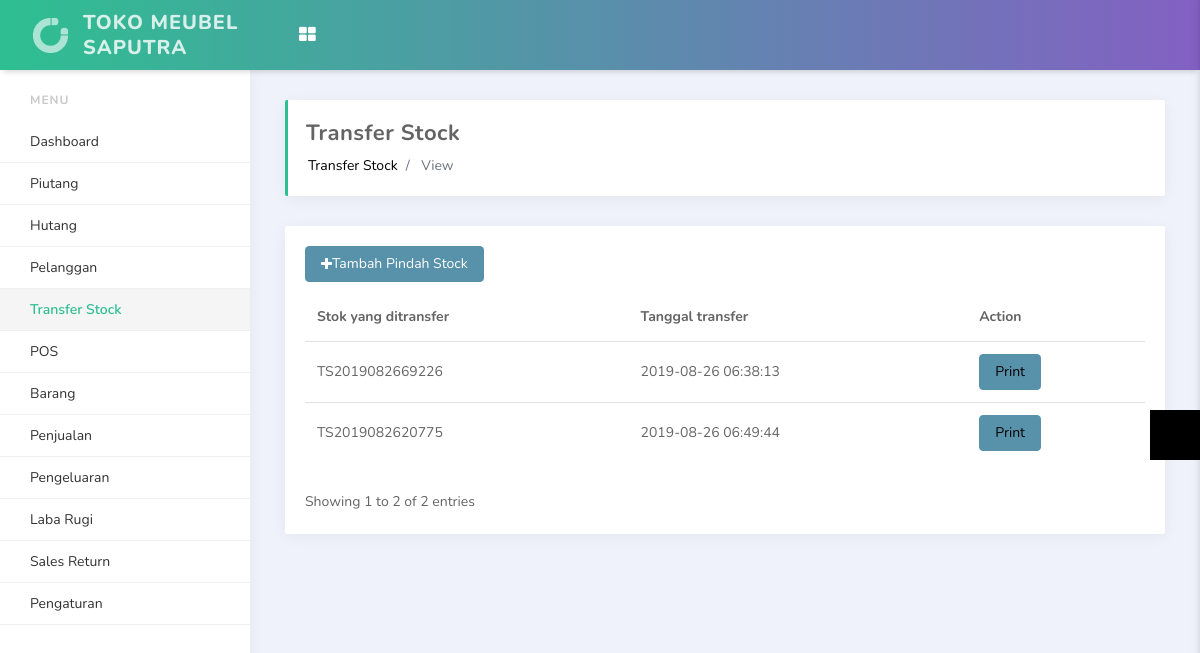
Page /index.php/transfer_stock/view (signed in) on the committed database.
### tables this page shows
CREATE TABLE `site_setting` (
  `id` int(11) NOT NULL,
  `site_name` varchar(499) NOT NULL,
  `site_logo` varchar(255) NOT NULL,
  `timezone` varchar(499) NOT NULL,
  `pagination` int(11) NOT NULL,
  `tax` double(11,2) NOT NULL,
  `currency` char(3) NOT NULL,
  `address` text NOT NULL,
  `datetime_format` varchar(30) NOT NULL,
  `display_product` int(11) NOT NULL,
  `display_keyboard` int(11) NOT NULL,
  `default_customer_id` int(11) NOT NULL,
  `updated_user_id` int(11) NOT NULL,
  `updated_datetime` datetime NOT NULL
);

CREATE TABLE `transfer_stock` (
  `id` int(11) NOT NULL,
  `code` char(15) NOT NULL,
  `created_id` int(11) NOT NULL,
  `created_date` datetime NOT NULL,
  `note` text NOT NULL
);

### application/controllers/Transfer_stock.php (called while the page is built, shortened)
<?php
class Transfer_stock extends CI_Controller
{
	function __construct()
	{
		$this->load->model('TransferStock_Model');
		$this->load->model('Constant_model');
	}
	function view(){
		$paginationData = $this->Constant_model->getDataOneColumn('site_setting', 'id', '1');
        $pagination_limit = $paginationData[0]->pagination;
        $setting_dateformat = $paginationData[0]->datetime_format;
        $config = array();
        $config['base_url'] = base_url().'index.php/transfer_stock/view/';
        $config['display_pages'] = true;
        $config['first_link'] = 'First';
        $config['total_rows'] = $this->TransferStock_Model->record_transferstock_count();
        $config['per_page'] = $pagination_limit;
        $config['uri_segment'] = 3;
        $config['full_tag_open'] = "<ul class='pagination pagination-right margin-none'>";
        $config['full_tag_close'] = '</ul>';
        $config['num_tag_open'] = '<li>';
        $config['num_tag_close'] = '</li>';
        $config['cur_tag_open'] = "<li class='disabled'><li class='active'><a href='#'>";
        $config['cur_tag_close'] = "<span class='sr-only'></span></a></li>";
        $config['next_tag_open'] = '<li>';
        $config['next_tagl_close'] = '</li>';
        $config['prev_tag_open'] = '<li>';
        $config['prev_tagl_close'] = '</li>';
        $config['first_tag_open'] = '<li>';
        $config['first_tagl_close'] = '</li>';
        $config['last_tag_open'] = '<li>';
        $config['last_tagl_close'] = '</li>';
        $this->pagination->initialize($config);
        $page = ($this->uri->segment(3)) ? $this->uri->segment(3) : 0;
        $data['results'] = $this->TransferStock_Model->fetch_transferstock_data($config['per_page'], $page);
        $data['links'] = $this->pagination->create_links();
        if ($page == 0) {
            $have_count = $this->TransferStock_Model->record_transferstock_count();
            $start_pg_point = 0;
            if ($have_count == 0) {
                $start_pg_point = 0;
            } else {
                $start_pg_point = 1;
            }
            $sh_text = "Showing $start_pg_point to ".count($data['results']).' of '.$this->TransferStock_Model->record_transferstock_count().' entries';
        } else {
            $start_sh = $page + 1;
            $end_sh = $page + count($data['results']);
            $sh_text = "Showing $start_sh to $end_sh of ".$this->TransferStock_Model->record_transferstock_count().' entries';
        }
        $data['displayshowingentries'] = $sh_text;
        $data['setting_dateformat'] = $setting_dateformat;
		$data['lang_dashboard'] = $this->lang->line('dashboard');
        $data['lang_customers'] = $this->lang->line('customers');
        $data['lang_gift_card'] = $this->lang->line('gift_card');
        $data['lang_add_gift_card'] = $this->lang->line('add_gift_card');
        $data['lang_list_gift_card'] = $this->lang->line('list_gift_card');
        $data['lang_debit'] = $this->lang->line('debit');
        $data['lang_sales'] = $this->lang->line('sales');
        $data['lang_today_sales'] = $this->lang->line('today_sales');
        $data['lang_opened_bill'] = $this->lang->line('opened_bill');
        $data['lang_reports'] = $this->lang->line('reports');
        $data['lang_sales_report'] = $this->lang->line('sales_report');
        $data['lang_expenses'] = $this->lang->line('expenses');
        $data['lang_expenses_category'] = $this->lang->line('expenses_category');
        $data['lang_pnl'] = $this->lang->line('pnl');
        $data['lang_pnl_report'] = $this->lang->line('pnl_report');
        $data['lang_pos'] = $this->lang->line('pos');
        $data['lang_return_order'] = $this->lang->line('return_order');
        $data['lang_return_order_report'] = $this->lang->line('return_order_report');
        $data['lang_inventory'] = $this->lang->line('inventory');
        $data['lang_products'] = $this->lang->line('products');
        $data['lang_list_products'] = $this->lang->line('list_products');
        $data['lang_print_product_label'] = $this->lang->line('print_product_label');
        $data['lang_product_category'] = $this->lang->line('product_category');
        $data['lang_purchase_order'] = $this->lang->line('purchase_order');
        $data['lang_setting'] = $this->lang->line('setting');
        $data['lang_outlets'] = $this->lang->line('outlets');
        $data['lang_users'] = $this->lang->line('users');
        $data['lang_suppliers'] = $this->lang->line('suppliers');
        $data['lang_system_setting'] = $this->lang->line('system_setting');
        $data['lang_payment_methods'] = $this->lang->line('payment_methods');
        $data['lang_logout'] = $this->lang->line('logout');
        $data['lang_point_of_sales'] = $this->lang->line('point_of_sales');
        $data['lang_amount'] = $this->lang->line('amount');
        $data['lang_monthly_sales_outlet'] = $this->lang->line('monthly_sales_outlet');
        $data['lang_add_customer'] = $this->lang->line('add_customer');
        $data['lang_export'] = $this->lang->line('export');
        $data['lang_search'] = $this->lang->line('search');
        $data['lang_name'] = $this->lang->line('name');
        $data['lang_email'] = $this->lang->line('email');
        $data['lang_mobile'] = $this->lang->line('mobile');
        $data['lang_customer_name'] = $this->lang->line('customer_name');
        $data['lang_action'] = $this->lang->line('action');
        $data['lang_edit'] = $this->lang->line('edit');
        $data['lang_sales_history'] = $this->lang->line('sales_history');
        $data['lang_no_match_found'] = $this->lang->line('no_match_found');
        $data['lang_create_return_order'] = $this->lang->line('create_return_order');
        $data['lang_add_transfer_stock'] = $this->lang->line('add_transfer_stock');
        $data['lang_transfer_stock'] = $this->lang->line('transfer_stock');
        $data['lang_first_outlet'] = $this->lang->line('first_outlet');
        $data['lang_second_outlet'] = $this->lang->line('second_outlet');
        $data['lang_transfer_stock'] = $this->lang->line('transfer_stock');
        $data['lang_qty_transfer_stock'] = $this->lang->line('qty_transfer_stock');
        $data['lang_date'] = $this->lang->line('date');
		$this->load->view('transfer_stock',$data);
	}
}
 ?>

### index.php (called while the page is built, shortened)
<?php
require_once BASEPATH.'core/CodeIgniter.php';

### application/models/Constant_model.php (called while the page is built, shortened)
<?php
class Constant_model extends CI_Model
{
    public function getDataOneColumn($table, $col1_name, $col1_value)
    {
        $this->db->where("$col1_name", $col1_value);
        $query = $this->db->get("$table");
        $result = $query->result();
        $this->db->save_queries = false;
        return $result;
    }
}

### application/models/TransferStock_Model.php (called while the page is built, shortened)
<?php
class TransferStock_Model extends CI_Model
{
	public function record_transferstock_count()
    {
        $this->db->order_by('id', 'DESC');
        $query = $this->db->get('transfer_stock');
        $this->db->save_queries = false;
        return $query->num_rows();
    }
    public function fetch_transferstock_data($limit, $start)
    {
        $query = $this->db->query("SELECT * FROM transfer_stock LIMIT $start,$limit");
        $result = $query->result();
        $this->db->save_queries = false;
        return $result;
    }
}
 ?>

### application/views/transfer_stock.php (the view, shortened to what this page needs)
<?php
    require_once 'includes/header4.php';
?>
<section id="content">
	<div class="row">
		<div class="col-md-12">
			<div class="card">
				<div class="card-body">
					<div class="row">
						<div class="col-md-12">
							<?php
                                if ($user_role == 1 || $user_role == 2) {
                                    ?>
							<a href="<?=base_url()?>index.php/transfer_stock/add_transfer_stock" style="text-decoration: none">
								<button class="btn btn-primary"  ><i class="fa fa-plus"></i><?php echo $lang_add_transfer_stock; ?></button>
							</a>
							<?php
                                }
                            ?>
						</div>
					</div>
					<div class="row" style="margin-top: 10px;">
						<div class="col-md-12">
						<div class="table-responsive">
							<table class="table">
							    <thead>
							    	<tr>
									    <th ><?php echo $lang_qty_transfer_stock; ?></th>
									    <th ><?php echo $lang_date; ?></th>
									    <th><?php echo $lang_action; ?></th>
									</tr>
							    </thead>
								<tbody>
								<?php
                                    if (count($results) > 0) {
                                        foreach ($results as $data) {
                                             ?>
											<tr>
												<td><?php echo $data->code ?></td>
												<td><?php echo $data->created_date ?></td>
												<td><a href="<?php echo base_url() ?>index.php/transfer_stock/print/<?php echo $data->code ?>" class="btn btn-primary" target="_blank">Print</a></td>
											</tr>
								<?php
                                        }
                                    } else {
                                        ?>
										<tr class="no-records-found">
											<td colspan="3"><?php echo $lang_no_match_found; ?></td>
										</tr>
								<?php
                                    }
                                ?>
								</tbody>
							</table>
						</div>
						</div>
					</div>
					<div class="row">
						<div class="col-md-6" style="float: left; padding-top: 10px;">
							<?php echo $displayshowingentries; ?>
						</div>
						<div class="col-md-6" style="text-align: right;">
						</div>
					</div>
				</div>
			</div>
		</div>
	</div>
</section>
<?php
    require_once 'includes/footer4.php';
?>

### application/views/includes/header4.php (shortened to what this page needs)
<?php
    $user_role = $this->input->cookie('role_id', TRUE);
    $settingResult = $this->db->get_where('site_setting');
    $settingData = $settingResult->row();
    $setting_site_name = $settingData->site_name;
 ?>
<!doctype html>
<html lang="en">
<head>
    <link rel="stylesheet" href="<?php echo base_url() ?>assets/vendors/bundle.css" type="text/css">
    <link rel="stylesheet" href="<?php echo base_url() ?>assets/vendors/datepicker/daterangepicker.css">
    <link rel="stylesheet" href="<?php echo base_url() ?>assets/vendors/vmap/jqvmap.min.css">
    <link rel="stylesheet" href="<?php echo base_url() ?>assets/css/app.min.css" type="text/css">
    <link rel="stylesheet" href="<?php echo base_url() ?>assets/css/custom.css" type="text/css">
    <link rel="stylesheet" type="text/css" href="https://stackpath.bootstrapcdn.com/font-awesome/4.7.0/css/font-awesome.min.css">
</head>
<body>
<div class="side-menu">
    <div class='side-menu-body'>
        <ul>
            <?php
            $link = $this->uri->segment(1);
            ?>
            <li class="side-menu-divider">Menu</li>
            <?php
            if ($user_role == 3) {
                echo "<li>".anchor('index.php/cashier/',$lang_pos)."</li>";
                echo "
                <li>
                <a href='#'>Sales Return</a>
                <ul>
                    <li>
                        <a <?php if (($link == '')) {
                    ?> style='background-color: #e9ecf2;' <?php
                } ?> href='<?=base_url()?>index.php/sales_return/'>
                            Buat Sales Return
                        </a>
                    </li>
                    <li>
                        <a <?php if (($link == 'data_return')) {
                    ?> style='background-color: #e9ecf2;' <?php
                } ?> href='<?=base_url()?>index.php/sales_return/data_return'>
                            Data Sales Return
                        </a>
                    </li>
                </ul>
            </li>
                ";
            }else{
            ?>
            <li><?php echo anchor('index.php/dashboard',$lang_dashboard,($link=="dashboard"?'class="active"':'')) ?></li>
            <li><?php echo anchor('index.php/piutang',"Piutang",($link=="piutang"?'class="active"':'')) ?></li>
            <li><?php echo anchor('index.php/hutang',"Hutang",($link=="hutang"?'class="active"':'')) ?></li>
            <li><?php echo anchor('index.php/customers/view',$lang_customers,($link=="customers"?'class="active"':'')) ?></li>
            <li><?php echo anchor('index.php/transfer_stock/view',"Transfer Stock",($link=="transfer_stock"?'class="active"':'')) ?></li>
            <li><?php echo anchor('index.php/cashier/',$lang_pos,($link=="cashier"?'class="active"':'')) ?></li>
            <li>
                <a href="#"></i> <span><?php echo $lang_products; ?></span> </a>
            </li>
            <li>
                <a href="#"><span><?php echo $lang_sales; ?></span> </a>
            </li>
            <li>
                <a href="#"><?php echo $lang_expenses ?></a>
            </li>
            <li>
                <a href="#"><?php echo $lang_pnl ?></a>
            </li>
            <li>
                <a href="#">Sales Return</a>
            </li>
            <li>
                <a href="#"><?php echo $lang_setting; ?></a>
            </li>
                    <?php
                    }
                            ?>
        </ul>
    </div>
</div>
<nav class="navbar">
    <div class="container-fluid">
        <div class="header-logo">
            <a href="#">
                <img src="<?php echo base_url() ?>assets/media/image/light-logo.png" alt="...">
                <span class="logo-text d-none d-lg-block"><?php echo $setting_site_name ?></span>
            </a>
        </div>
        <div class="header-body">
            <ul class="navbar-nav">
                <li class="nav-item dropdown d-none d-lg-block">
                    <a href="#" class="nav-link" data-toggle="dropdown">
                        <i class="fa fa-th-large"></i>
                    </a>
                </li>
            </ul>
        </div>
    </div>
</nav>
<main class="main-content">
    <div class="container-fluid">
        <div class="page-header d-md-flex justify-content-between align-items-center">
            <div>
                <h4><?php echo ucwords(str_replace('_', ' ', $this->uri->segment(1))) ?></h4>
                <nav aria-label="breadcrumb">
                    <ol class="breadcrumb">
                        <li class="breadcrumb-item"><a href="#"><?php echo ucwords(str_replace('_', ' ', $this->uri->segment(1))) ?></a></li>
                        <li class="breadcrumb-item active" aria-current="page">
                            <?php if ($this->uri->segment(2)){
                                 echo ucwords(str_replace('_', ' ', $this->uri->segment(2)));
                            } ?>
                            </li>
                    </ol>
                </nav>
            </div>
        </div>

### rows in the picture
site_setting: site_name "TOKO MEUBEL SAPUTRA"
transfer_stock: code "TS2019082669226", created_date "2019-08-26 06:38:13"
transfer_stock: code "TS2019082620775", created_date "2019-08-26 06:49:44"

### other values in the picture
$lang_products "Barang"
$lang_sales "Penjualan"
$lang_expenses "Pengeluaran"
$lang_pnl "Laba Rugi"
$lang_setting "Pengaturan"
str_replace('_', ' ', $this->uri->segment(1)) "Transfer Stock"
str_replace('_', ' ', $this->uri->segment(2)) "View"
$lang_add_transfer_stock "Tambah Pindah Stock"
$lang_qty_transfer_stock "Stok yang ditransfer"
$lang_date "Tanggal transfer"
$lang_action "Action"
$displayshowingentries "Showing 1 to 2 of 2 entries"
